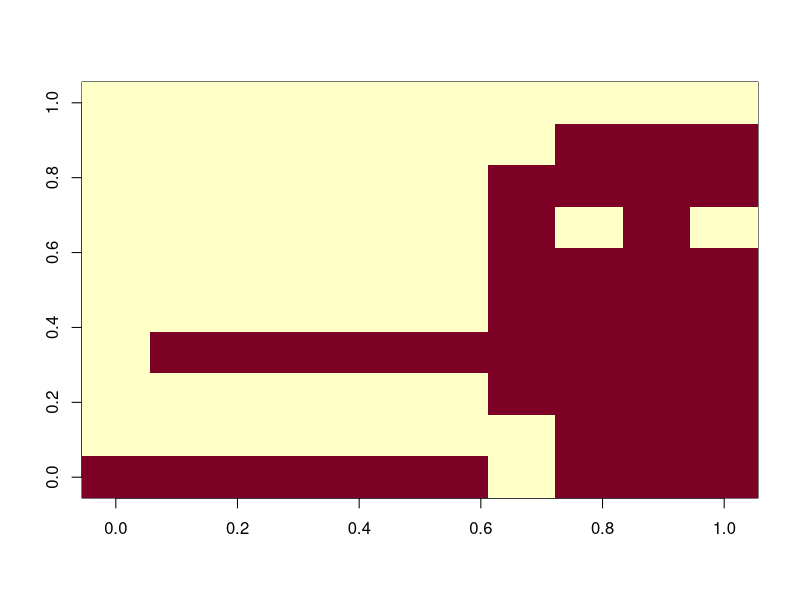

Generate this figure with R:
## ---- chunk 1
seed <- set.seed(20260604)
# set timestep size in days
dt <- 1
params <- list(
  # simulation setup
  timestep_size = dt,
  individual_index = 1:10,
  init_infection_status = c(TRUE, rep(FALSE, 9)),
  n_time_steps = 10,
  # epi params
  n_contact_events_per_day = 2,
  p_infection_per_contact_event = 0.2,
  p_recovery_per_day = 0.1
)

### for next session: add compartments after infection (recovery and death)

## ---- chunk 2

simulate_contact_pairs <- function(
    individual_index  = params$individual_index,
    n_contact_events_per_day = params$n_contact_events_per_day) {
  
  n_individuals <- length(individual_index) 
  sample_size_contact_events <- n_contact_events_per_day*n_individuals

first_contact <- sample(x = individual_index, size = sample_size_contact_events, replace = TRUE)
second_contact <- sample(x = individual_index, size = sample_size_contact_events, replace = TRUE)

keep <- first_contact != second_contact 

# at the moment this allows for multiple contact events between the same pair in the same timestep
contact_pairs <- data.frame(first_contact = first_contact[keep], second_contact = second_contact[keep])

return(contact_pairs)
}

## ---- chunk 3
# For testing
index <- 3

infection_function <- function(
    index,
    prob_infection,
    contact_pairs,
    infection_status
  ){
  state <- infection_status[index]
  
  if(state) {
    return(TRUE)
  } else {
  contacts_1 <- contact_pairs$second_contact[contact_pairs$first_contact == index]
  contacts_2 <- contact_pairs$first_contact[contact_pairs$second_contact == index]
  contacts <- c(contacts_1, contacts_2)
    
  contacted <- seq_along(infection_status) %in% contacts # exclude multiple contact events between the same pair within the same timestep --- note we intend to look over this decision in the future
  infectious_contacts <- infection_status & contacted   
    
    possible_infections <- prob_infection*infectious_contacts
    
    outcome <- rbinom(
      n = length(possible_infections),
      size = 1,
      prob = possible_infections
    )
    
    return(as.logical(max(outcome)))
    
  }
}

## ---- chunk 4
recovery_function <- function(
    index,
    prob_recovery,
    infection_status
  ){
  
    this_one_is_infected <- infection_status[index]
    
    # if they are infected, make them susceptible with some probability
    if (this_one_is_infected) {
      # make them susceptible again with some probability
      # recovered <- as.logical(rbinom(1, 1, prob = prob_recovery))
      this_one_is_susceptible <- runif(1, min = 0, max = 1) < prob_recovery
    } else {
      this_one_is_susceptible <- TRUE
    }
    
    # return the new infection status
    this_one_is_infected <- !this_one_is_susceptible
    
    this_one_is_infected

}


## ---- chunk 5
# Time-steps
# Currently takes in single contact_pairs object (should take in a unique one per time step)
infection_status_over_time <- matrix(nrow = params$n_time_steps, ncol = length(params$individual_index))
infection_status_over_time[1,] <- params$init_infection_status

contact_pairs_over_time <- list()

for (t in 1:((params$n_time_steps)-1)) {
  
  contact_pairs_over_time[[t]] <- simulate_contact_pairs()
  
  infected_after_infections <- rep(NA, length(params$individual_index))
  infected_after_recoveries <- rep(NA, length(params$individual_index))
  
  previously_infected <- infection_status_over_time[t,]

  
  # do infections
  for (i in params$individual_index) {
    
    y <- infection_function(
      index = i, 
      prob_infection = params$p_infection_per_contact_event, 
      contact_pairs = contact_pairs_over_time[[t]], 
      infection_status = previously_infected
      )
    
    infected_after_infections[i] <- y
  }
  
  # do recoveries
  for (i in params$individual_index) {

    # # binomial process ofr probability of recovery
    # p_not_recover_per_day <- 1 - params$p_recovery_per_day
    # n_days <- params$timestep_size
    # p_not_recover_per_timestep <- p_not_recover_per_day ^ n_days
    # p_recovery_per_timestep <- 1 - p_not_recover_per_timestep
    p_recovery_per_timestep <- 1 - (1 - params$p_recovery_per_day) ^ params$timestep_size
    
    # note in a compartmental type model with a rate, applied to a discrete timestep, the probability of changing state over that timestep is: 1 - exp(-rate * dt)

    
    y <- recovery_function(
      index = i, 
      prob_recovery = p_recovery_per_timestep, 
      # this doesn't include the new infections in this time step! That's nice?
      infection_status = previously_infected
    )
    
    infected_after_recoveries[i] <- y
  }

  newly_infected <- infected_after_infections & !previously_infected
  newly_recovered <- !infected_after_recoveries & previously_infected

  # what do we put in the new infection status?  
  currently_infected <- previously_infected & !newly_recovered |
    !previously_infected & newly_infected
  
  infection_status_over_time[t+1, ] <- currently_infected

}

infection_status_over_time
# can print contact pairs for diagnostics
# print(contact_pairs_over_time)

## ---- chunk 6
image(infection_status_over_time)
